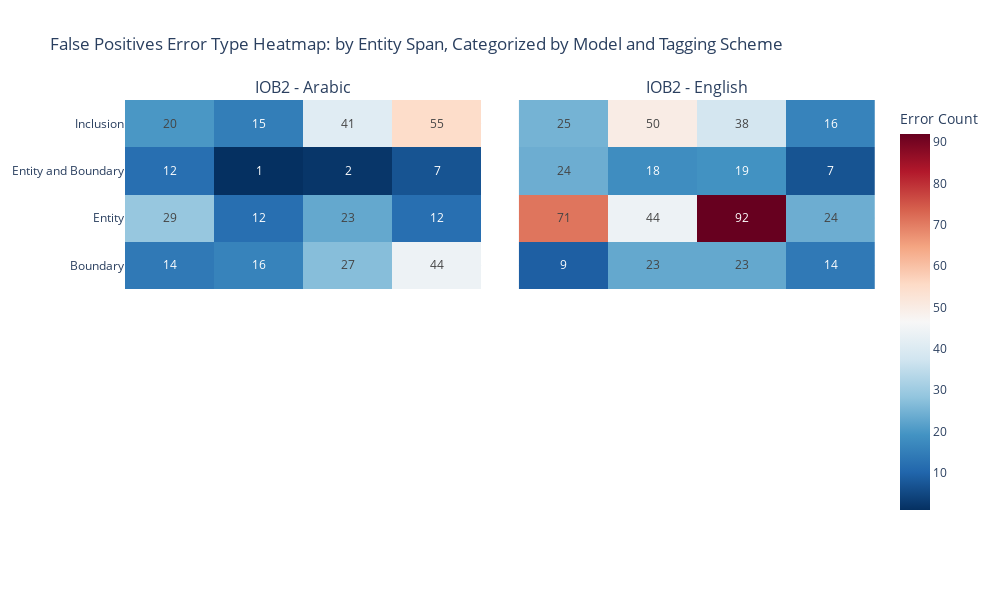

The notebook cell saved with this chart:
### Code cell
error_type_heatmap = ErrorTypeHeatmap(dash_data, mappings)
error_type_heatmap.visualize('false_positives')

### Figure 1 — Plotly figure (JSON) as saved in the notebook; plotly's stock layout.template omitted (floating-point values rounded to 4 significant figures)
{"data": [{"coloraxis": "coloraxis", "hovertemplate": "Tag: %{x}<br>Error Type: %{y}<br>Count: %{text}<extra></extra>", "text": [[14, 16, 27, 44], [29, 12, 23, 12], [12, 1, 2, 7], [20, 15, 41, 55]], "texttemplate": "%{text}", "type": "heatmap", "x": ["LOC", "MISC", "ORG", "PER"], "xaxis": "x", "y": ["Boundary", "Entity", "Entity and Boundary", "Inclusion"], "yaxis": "y", "z": [[14, 16, 27, 44], [29, 12, 23, 12], [12, 1, 2, 7], [20, 15, 41, 55]]}, {"coloraxis": "coloraxis", "hovertemplate": "Tag: %{x}<br>Error Type: %{y}<br>Count: %{text}<extra></extra>", "text": [[9, 23, 23, 14], [71, 44, 92, 24], [24, 18, 19, 7], [25, 50, 38, 16]], "texttemplate": "%{text}", "type": "heatmap", "x": ["LOC", "MISC", "ORG", "PER"], "xaxis": "x2", "y": ["Boundary", "Entity", "Entity and Boundary", "Inclusion"], "yaxis": "y2", "z": [[9, 23, 23, 14], [71, 44, 92, 24], [24, 18, 19, 7], [25, 50, 38, 16]]}], "layout": {"annotations": [{"font": {"size": 16}, "showarrow": false, "text": "IOB2 - Arabic", "x": 0.2375, "xanchor": "center", "xref": "paper", "y": 1, "yanchor": "bottom", "yref": "paper"}, {"font": {"size": 16}, "showarrow": false, "text": "IOB2 - English", "x": 0.7625, "xanchor": "center", "xref": "paper", "y": 1, "yanchor": "bottom", "yref": "paper"}], "coloraxis": {"colorbar": {"title": {"text": "Error Count"}}, "colorscale": [[0, "rgb(5,48,97)"], [0.1, "rgb(33,102,172)"], [0.2, "rgb(67,147,195)"], [0.3, "rgb(146,197,222)"], [0.4, "rgb(209,229,240)"], [0.5, "rgb(247,247,247)"], [0.6, "rgb(253,219,199)"], [0.7, "rgb(244,165,130)"], [0.8, "rgb(214,96,77)"], [0.9, "rgb(178,24,43)"], [1, "rgb(103,0,31)"]]}, "height": 600, "title": {"text": "False Positives Error Type Heatmap: by Entity Span, Categorized by Model and Tagging Scheme"}, "width": 1000, "xaxis": {"anchor": "y", "domain": [0, 0.475], "matches": "x3", "showticklabels": false}, "xaxis2": {"anchor": "y2", "domain": [0.525, 1], "matches": "x4", "showticklabels": false}, "xaxis3": {"anchor": "y3", "domain": [0, 0.475]}, "xaxis4": {"anchor": "y4", "domain": [0.525, 1]}, "yaxis": {"anchor": "x", "domain": [0.55, 1]}, "yaxis2": {"anchor": "x2", "domain": [0.55, 1], "matches": "y", "showticklabels": false}, "yaxis3": {"anchor": "x3", "domain": [0, 0.45]}, "yaxis4": {"anchor": "x4", "domain": [0, 0.45], "matches": "y3", "showticklabels": false}}}
